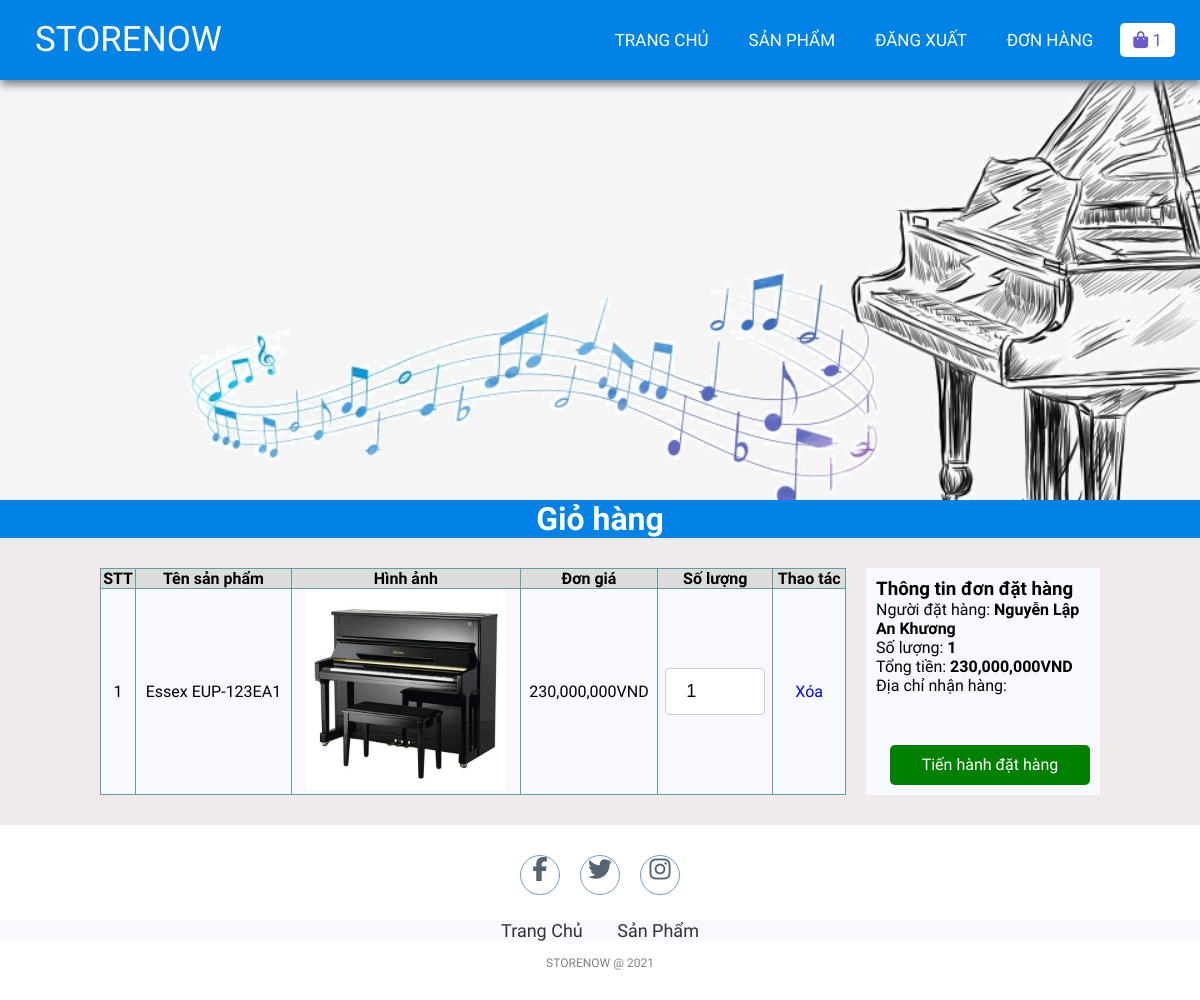
The app's page /checkout.php (signed in), older data.
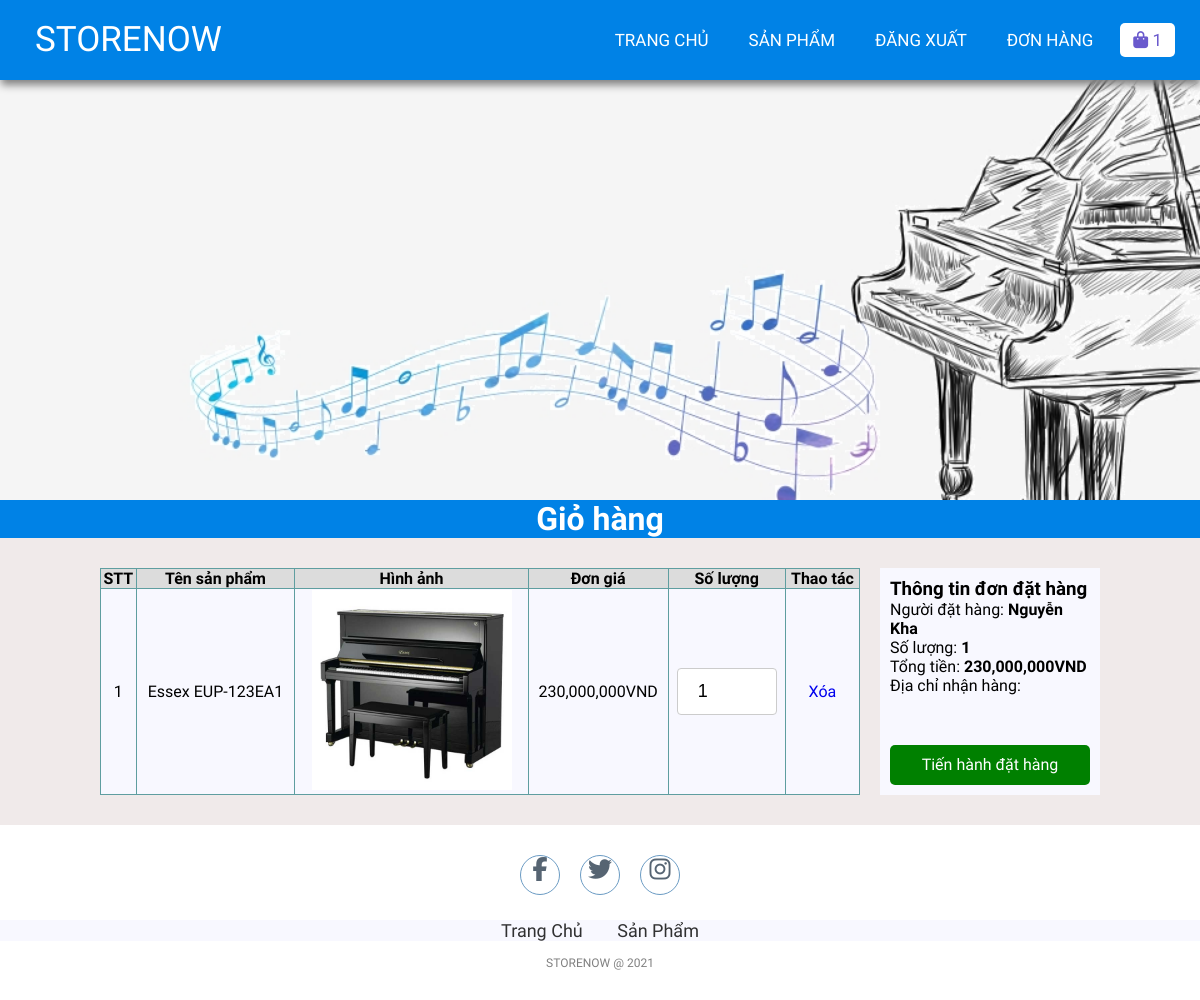
The same page, newer data.
### tables this page shows
CREATE TABLE `users` (
  `id` int(11) NOT NULL,
  `email` varchar(255) NOT NULL,
  `fullname` varchar(255) NOT NULL,
  `dob` date NOT NULL,
  `password` varchar(255) NOT NULL,
  `role_id` int(11) NOT NULL,
  `status` tinyint(1) NOT NULL,
  `address` varchar(500) NOT NULL,
  `isConfirmed` tinyint(4) NOT NULL DEFAULT 0,
  `captcha` varchar(50) NOT NULL
);

### lib/database.php (called while the page is built, shortened)
<?php
class Database extends PDO
{
  public $host   = DB_HOST;
  public $user   = DB_USER;
  public $pass   = DB_PASS;
  public $dbname = DB_NAME;
  public $link;
  private function connectDB()
  {
    $this->link = new mysqli(
      $this->host,
      $this->user,
      $this->pass,
      $this->dbname
    );
  }
  public function select($query)
  {
    $result = $this->link->query($query);
    if ($result->num_rows > 0) {
      return $result;
    } else {
      return false;
    }
  }
}

### lib/session.php (called while the page is built, shortened)
<?php
class Session
{
   public static function get($key)
   {
      if (isset($_SESSION[$key])) {
         return $_SESSION[$key];
      } else {
         return false;
      }
   }
}

### classes/cart.php (called while the page is built, shortened)
<?php
$filepath = realpath(dirname(__FILE__));
include_once($filepath . '/../lib/database.php');
include_once($filepath . '/../lib/session.php');
?>
<?php
class cart
{
    private $db;
    public function __construct()
    {
        $this->db = new Database();
    }
    public function get()
    {
        $userId = Session::get('userId');
        $query = "SELECT * FROM cart WHERE userId = '$userId' ";
        $mysqli_result = $this->db->select($query);
        if ($mysqli_result) {
            $result = mysqli_fetch_all($this->db->select($query), MYSQLI_ASSOC);
            return $result;
        }
        return false;
    }
    public function getTotalPriceByUserId()
    {
        $userId = Session::get('userId');
        $query = "SELECT SUM(productPrice*qty) as total FROM cart WHERE userId = '$userId' ";
        $mysqli_result = $this->db->select($query);
        if ($mysqli_result) {
            $result = mysqli_fetch_all($this->db->select($query), MYSQLI_ASSOC)[0];
            return $result;
        }
        return false;
    }
    public function getTotalQtyByUserId()
    {
        $userId = Session::get('userId');
        $query = "SELECT SUM(qty) as total FROM cart WHERE userId = '$userId' ";
        $mysqli_result = $this->db->select($query);
        if ($mysqli_result) {
            $result = mysqli_fetch_all($this->db->select($query), MYSQLI_ASSOC)[0];
            return $result;
        }
        return false;
    }
}
?>

### classes/user.php (called while the page is built, shortened)
<?php
$filepath = realpath(dirname(__FILE__));
include_once($filepath . '/../lib/session.php');
include_once($filepath . '/../lib/database.php');
?>
<?php
class user
{
	private $db;
	public function __construct()
	{
		$this->db = new Database();
	}
	public function get()
	{
		$userId = Session::get('userId');
		$query = "SELECT * FROM users WHERE id = '$userId' LIMIT 1";
		$mysqli_result = $this->db->select($query);
		if ($mysqli_result) {
			$result = mysqli_fetch_all($this->db->select($query), MYSQLI_ASSOC)[0];
			return $result;
		}
		return false;
	}
}
?>

### checkout.php (the view, shortened to what the changed rows need)
<?php
include_once 'lib/session.php';
include_once 'classes/cart.php';
include_once 'classes/user.php';
$cart = new cart();
$list = $cart->get();
$totalPrice = $cart->getTotalPriceByUserId();
$totalQty = $cart->getTotalQtyByUserId();
$user = new user();
$userInfo = $user->get();
?>
<!DOCTYPE html>
<html lang="en">
<head>
    <link rel="stylesheet" href="css/style.css">
    <link rel="stylesheet" href="https://cdnjs.cloudflare.com/ajax/libs/font-awesome/5.15.4/css/all.min.css">
</head>
<body>
    <div class="featuredProducts">
        <h1>Giỏ hàng</h1>
    </div>
    <div class="container-single">
        <?php
        if ($list) { ?>
            <table class="order">
                <tr>
                    <th>STT</th>
                    <th>Tên sản phẩm</th>
                    <th>Hình ảnh</th>
                    <th>Đơn giá</th>
                    <th>Số lượng</th>
                    <th>Thao tác</th>
                </tr>
                <?php
                $count = 1;
                foreach ($list as $key => $value) { ?>
                    <tr>
                        <td><?= $count++ ?></td>
                        <td><?= $value['productName'] ?></td>
                        <td><img class="image-cart" src="admin/uploads/<?= $value['productImage'] ?>"></td>
                        <td><?= number_format($value['productPrice'], 0, '', ',') ?>VND </td>
                        <td>
                            <input id="<?= $value['productId'] ?>" type="number" name="qty" class="qty" value="<?= $value['qty'] ?>" onchange="update(this)" min="1">
                        </td>
                        <td>
                            <a href="delete_cart.php?id=<?= $value['id'] ?>">Xóa</a>
                        </td>
                    </tr>
                <?php }
                ?>
            </table>
            <div class="orderinfo">
                <div class="buy">
                    <h3>Thông tin đơn đặt hàng</h3>
                    <div>
                        Người đặt hàng: <b><?= $userInfo['fullname'] ?></b>
                    </div>
                    <div>
                        Số lượng: <b id="qtycart"><?= $totalQty['total'] ?></b>
                    </div>
                    <div>
                        Tổng tiền: <b id="totalcart"><?= number_format($totalPrice['total'], 0, '', ',') ?>VND</b>
                    </div>
                    <div>
                        Địa chỉ nhận hàng: <b><?= $userInfo['address'] ?></b>
                    </div>
                    <div class="buy-btn">
                        <a href="add_order.php">Tiến hành đặt hàng</a>
                    </div>
                </div>
            </div>
        <?php } else { ?>
            <h3>Giỏ hàng hiện đang rỗng</h3>
        <?php }
        ?>
    </div>
</body>
</html>

Row changes from the older to the newer data that the page shows:
changed users: fullname "Nguyễn Lập An Khương" → "Nguyễn Kha"
